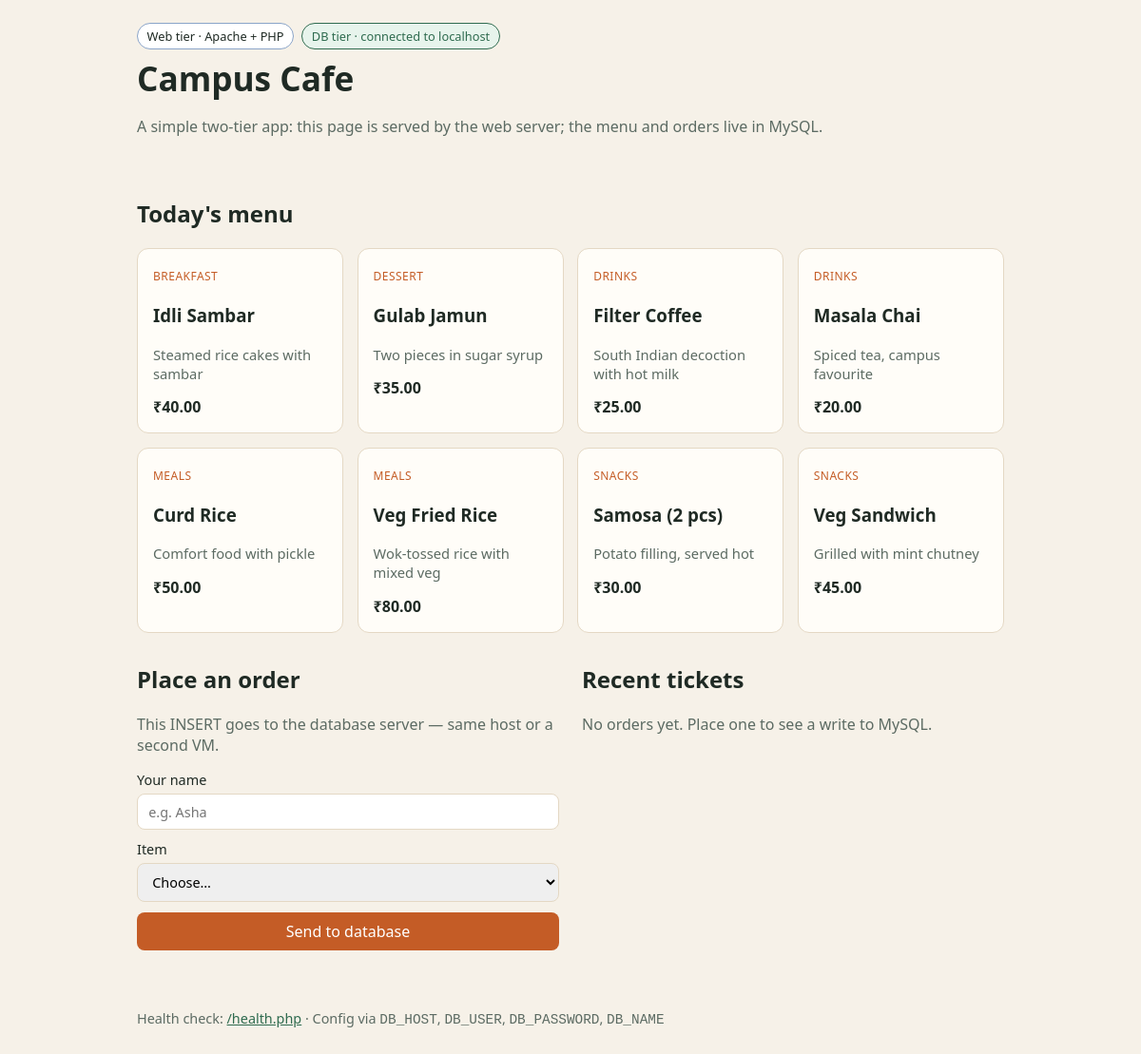
The page / on the database its author committed.
### tables this page shows
CREATE TABLE IF NOT EXISTS menu_items (
  id INT UNSIGNED NOT NULL AUTO_INCREMENT,
  name VARCHAR(100) NOT NULL,
  category VARCHAR(50) NOT NULL,
  price DECIMAL(6,2) NOT NULL,
  description VARCHAR(255) NOT NULL,
  PRIMARY KEY (id)
);

### web/index.php (the view, shortened to what this page needs)
<?php
$cfg = require __DIR__ . '/config.php';
$menu = [];
$orders = [];
$connected = false;
try {
    $db = db_connect($cfg);
    $connected = true;
    $menu = $db->query('SELECT id, name, category, price, description FROM menu_items ORDER BY category, name')->fetch_all(MYSQLI_ASSOC);
    $orders = $db->query(
        'SELECT o.id, o.student_name, o.created_at, m.name AS item_name
         FROM orders o
         JOIN menu_items m ON m.id = o.item_id
         ORDER BY o.id DESC
         LIMIT 8'
    )->fetch_all(MYSQLI_ASSOC);
} catch (Throwable $e) {
    $connected = false;
    $error = 'Web tier is up, but it cannot reach the database. Check DB_HOST, credentials, and that MySQL is running.';
}
function h(string $value): string
{
    return htmlspecialchars($value, ENT_QUOTES, 'UTF-8');
}
?>
<!DOCTYPE html>
<html lang="en">
<head>
  <link rel="stylesheet" href="assets/style.css">
</head>
<body>
  <header class="hero">
    <div class="badge-row">
      <span class="badge web">Web tier · Apache + PHP</span>
      <span class="badge <?= $connected ? 'db-ok' : 'db-bad' ?>">
        DB tier · <?= $connected ? 'connected to ' . h($cfg['host']) : 'unreachable' ?>
      </span>
    </div>
    <h1>Campus Cafe</h1>
    <p>A simple two-tier app: this page is served by the web server; the menu and orders live in MySQL.</p>
  </header>
  <main>
    <section>
      <h2>Today's menu</h2>
      <?php if (!$menu): ?>
        <p class="muted">No items loaded. If the database is empty, run <code>db/init.sql</code>.</p>
      <?php else: ?>
        <div class="grid">
          <?php foreach ($menu as $item): ?>
            <article class="card">
              <span class="tag"><?= h($item['category']) ?></span>
              <h3><?= h($item['name']) ?></h3>
              <p><?= h($item['description']) ?></p>
              <strong>₹<?= h(number_format((float) $item['price'], 2)) ?></strong>
            </article>
          <?php endforeach; ?>
        </div>
      <?php endif; ?>
    </section>
    <section class="split">
      <div>
        <h2>Place an order</h2>
        <p class="muted">This INSERT goes to the database server — same host or a second VM.</p>
        <form method="post">
          <label>
            Your name
            <input type="text" name="student_name" maxlength="100" required placeholder="e.g. Asha">
          </label>
          <label>
            Item
            <select name="item_id" required>
              <option value="">Choose…</option>
            </select>
          </label>
          <button type="submit" <?= $connected ? '' : 'disabled' ?>>Send to database</button>
        </form>
      </div>
      <div>
        <h2>Recent tickets</h2>
        <?php if (!$orders): ?>
          <p class="muted">No orders yet. Place one to see a write to MySQL.</p>
        <?php endif; ?>
      </div>
    </section>
  </main>
  <footer>
    <p>Health check: <a href="/health.php">/health.php</a> · Config via <code>DB_HOST</code>, <code>DB_USER</code>, <code>DB_PASSWORD</code>, <code>DB_NAME</code></p>
  </footer>
</body>
</html>

### web/assets/style.css (style rules this page uses)
:root { --bg: #f6f1e8; --ink: #1f2a24; --muted: #5c6b63; --card: #fffdf8; --accent: #c45c26; --green: #2f6b4f; --red: #a33b3b; --line: #e4d8c4; }
* { box-sizing: border-box; }
body { margin: 0; font-family: "Segoe UI", system-ui, sans-serif; background: var(--bg); color: var(--ink); }
.hero, main, footer { max-width: 960px; margin: 0 auto; padding: 1.5rem; }
.hero h1 { margin: 0.4rem 0; font-size: 2.2rem; }
.hero p, .muted { color: var(--muted); }
.badge-row { display: flex; gap: 0.5rem; flex-wrap: wrap; }
.badge { font-size: 0.8rem; padding: 0.25rem 0.6rem; border-radius: 999px; background: #fff; border: 1px solid var(--line); }
.badge.web { border-color: #8aa4c8; }
.badge.db-ok { background: #e7f4ec; border-color: var(--green); color: var(--green); }
h2 { margin-top: 0; }
.grid { display: grid; grid-template-columns: repeat(auto-fill, minmax(200px, 1fr)); gap: 0.9rem; }
.card { background: var(--card); border: 1px solid var(--line); border-radius: 12px; padding: 1rem; }
.card p { color: var(--muted); font-size: 0.92rem; }
.tag { font-size: 0.75rem; text-transform: uppercase; letter-spacing: 0.04em; color: var(--accent); }
.split { display: grid; grid-template-columns: 1fr 1fr; gap: 1.5rem; margin-top: 2rem; }
form { display: flex; flex-direction: column; gap: 0.7rem; }
label { display: flex; flex-direction: column; gap: 0.3rem; font-size: 0.9rem; }
input, select, button { font: inherit; padding: 0.55rem 0.7rem; border-radius: 8px; border: 1px solid var(--line); }
button { background: var(--accent); color: #fff; border: 0; cursor: pointer; }
footer { color: var(--muted); font-size: 0.9rem; }
footer a { color: var(--green); }

### rows shown on the page
menu_items: category "BREAKFAST", name "Idli Sambar", description "Steamed rice cakes with sambar", price "40.00"
menu_items: category "DESSERT", name "Gulab Jamun", description "Two pieces in sugar syrup", price "35.00"
menu_items: category "DRINKS", name "Filter Coffee", description "South Indian decoction with hot milk", price "25.00"
menu_items: category "DRINKS", name "Masala Chai", description "Spiced tea, campus favourite", price "20.00"
menu_items: category "MEALS", name "Curd Rice", description "Comfort food with pickle", price "50.00"
menu_items: category "MEALS", name "Veg Fried Rice", description "Wok-tossed rice with mixed veg", price "80.00"
menu_items: category "SNACKS", name "Samosa (2 pcs)", description "Potato filling, served hot", price "30.00"
menu_items: category "SNACKS", name "Veg Sandwich", description "Grilled with mint chutney", price "45.00"

### other values the page prints
$cfg['host'] "localhost"
